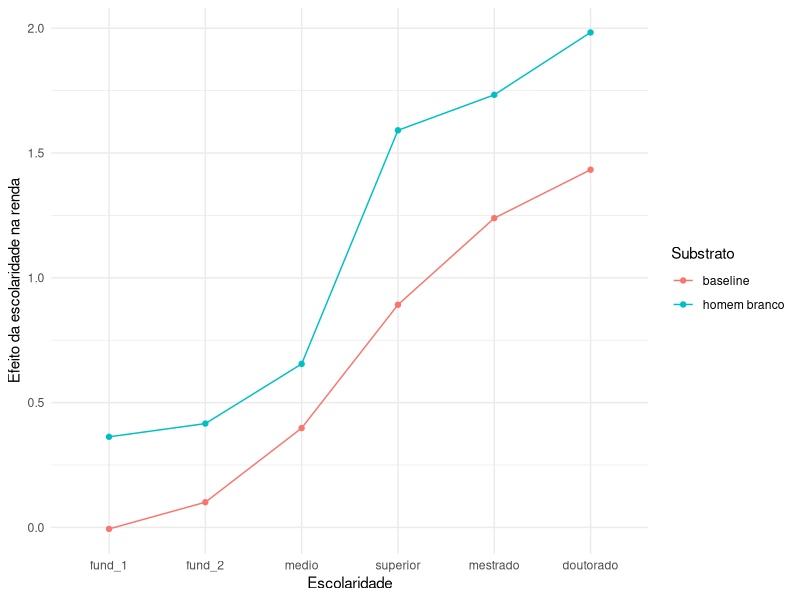

Here is the R script that generated this plot:
## ---- chunk 1
#| label: fig-plot_betas
#| fig-cap: Efeito da escolaridade na renda por substrato social
#| out.width: 60%

library(ggplot2)
masc_branco <- .274 - .002 + .039
dados <- data.frame(
  beta = c(-0.006, .101, .398, .892, 1.239, 1.433, (-0.006 + masc_branco + .029 + .029), (.101 + masc_branco + .009 - .005), (.398 + masc_branco - .056 + .002), (.892 + masc_branco + .166 + .222), (1.239 + masc_branco + .046 + .137), (1.433 + masc_branco + .154 + .085)),
  escolaridade = rep(c("fund_1", "fund_2", "medio", "superior", "mestrado", "doutorado"), 2),
  substrato = c(rep("baseline", 6), rep("homem branco", 6))
)

dados$escolaridade <- factor(dados$escolaridade, levels = c("fund_1", "fund_2", "medio", "superior", "mestrado", "doutorado"))

dados |>
  ggplot(aes(x = escolaridade, y = beta, color = substrato, group = substrato)) +
  geom_line() +
  geom_point() +
  labs(
    x = "Escolaridade",
    y = "Efeito da escolaridade na renda",
    color = "Substrato") +
  theme_minimal()

